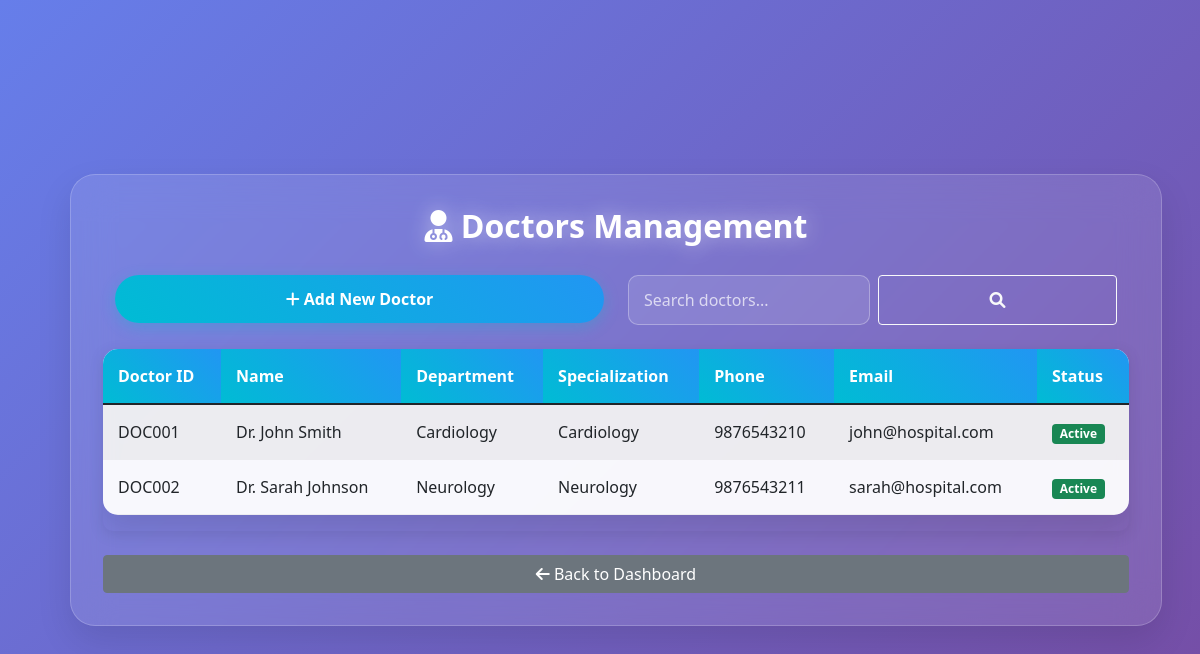
The app's page /doctors.php with its own data.
### tables this page shows
CREATE TABLE doctors (
    id INT AUTO_INCREMENT PRIMARY KEY,
    doc_id VARCHAR(20) UNIQUE NOT NULL,
    name VARCHAR(100) NOT NULL,
    email VARCHAR(100) UNIQUE NOT NULL,
    password VARCHAR(255) NOT NULL,
    phone VARCHAR(15) NOT NULL,
    department_id INT NOT NULL,
    specialization VARCHAR(100) NOT NULL,
    qualification VARCHAR(200) NOT NULL,
    experience INT NOT NULL,
    consultation_fee DECIMAL(10,2) NOT NULL,
    rating DECIMAL(2,1) DEFAULT 0.0,
    address TEXT,
    image VARCHAR(255),
    status ENUM('active', 'inactive') DEFAULT 'active',
    created_at TIMESTAMP DEFAULT CURRENT_TIMESTAMP,
    FOREIGN KEY (department_id) REFERENCES departments(id) ON DELETE CASCADE
);

CREATE TABLE departments (
    id INT AUTO_INCREMENT PRIMARY KEY,
    dept_id VARCHAR(20) UNIQUE NOT NULL,
    name VARCHAR(100) NOT NULL,
    description TEXT,
    head_of_department VARCHAR(100),
    created_at TIMESTAMP DEFAULT CURRENT_TIMESTAMP
);

### doctors.php (the view, shortened to what this page needs)
<?php
try {
    $pdo = getConnection();
    $search = isset($_GET['search']) ? $_GET['search'] : '';
    $query = "SELECT d.*, dept.name as department_name FROM doctors d
              LEFT JOIN departments dept ON d.department_id = dept.id
              WHERE d.name LIKE ? OR d.specialization LIKE ?
              ORDER BY d.name";
    $stmt = $pdo->prepare($query);
    $stmt->execute(["%$search%", "%$search%"]);
    $doctors = $stmt->fetchAll();
} catch(PDOException $e) {
    $doctors = [];
    $error = "Database error: " . $e->getMessage();
}
?>
<!DOCTYPE html>
<html lang="en">
<head>
    <link href="https://cdn.jsdelivr.net/npm/bootstrap@5.1.3/dist/css/bootstrap.min.css" rel="stylesheet">
    <link href="https://cdnjs.cloudflare.com/ajax/libs/font-awesome/6.0.0/css/all.min.css" rel="stylesheet">
    <link href="css/style.css" rel="stylesheet">
</head>
<body>
    <div class="auth-container">
        <div class="container">
            <div class="row justify-content-center">
                <div class="col-md-12">
                    <div class="auth-card glass">
                        <h2><i class="fas fa-user-md"></i> Doctors Management</h2>
                        <div class="row mb-4">
                            <div class="col-md-6">
                                <a href="add-doctor.php" class="btn btn-primary">
                                    <i class="fas fa-plus"></i> Add New Doctor
                                </a>
                            </div>
                            <div class="col-md-6">
                                <form method="GET" class="d-flex">
                                    <input type="text" class="form-control me-2" name="search" placeholder="Search doctors..." value="<?php echo htmlspecialchars($search); ?>">
                                    <button type="submit" class="btn btn-outline-light">
                                        <i class="fas fa-search"></i>
                                    </button>
                                </form>
                            </div>
                        </div>
                        <?php if (count($doctors) > 0): ?>
                        <div class="table-responsive">
                            <table class="table table-striped">
                                <thead>
                                    <tr>
                                        <th>Doctor ID</th>
                                        <th>Name</th>
                                        <th>Department</th>
                                        <th>Specialization</th>
                                        <th>Phone</th>
                                        <th>Email</th>
                                        <th>Status</th>
                                    </tr>
                                </thead>
                                <tbody>
                                    <?php foreach ($doctors as $doctor): ?>
                                    <tr>
                                        <td><?php echo htmlspecialchars($doctor['doc_id']); ?></td>
                                        <td><?php echo htmlspecialchars($doctor['name']); ?></td>
                                        <td><?php echo htmlspecialchars($doctor['department_name']); ?></td>
                                        <td><?php echo htmlspecialchars($doctor['specialization']); ?></td>
                                        <td><?php echo htmlspecialchars($doctor['phone']); ?></td>
                                        <td><?php echo htmlspecialchars($doctor['email']); ?></td>
                                        <td>
                                            <span class="badge bg-<?php echo $doctor['status'] === 'active' ? 'success' : 'secondary'; ?>">
                                                <?php echo ucfirst($doctor['status']); ?>
                                            </span>
                                        </td>
                                    </tr>
                                    <?php endforeach; ?>
                                </tbody>
                            </table>
                        </div>
                        <?php else: ?>
                        <div class="text-center text-white">
                            <p>No doctors found.</p>
                        </div>
                        <?php endif; ?>
                        <div class="text-center mt-4">
                            <a href="admin_dashboard.php" class="btn btn-secondary">
                                <i class="fas fa-arrow-left"></i> Back to Dashboard
                            </a>
                        </div>
                    </div>
                </div>
            </div>
        </div>
    </div>
</body>
</html>

### css/style.css (style rules this page uses)
* { margin: 0; padding: 0; box-sizing: border-box; }
body { font-family: 'Segoe UI', Tahoma, Geneva, Verdana, sans-serif; background: linear-gradient(135deg, #667eea 0%, #764ba2 100%); min-height: 100vh; color: #333; }
.glass { background: rgba(255, 255, 255, 0.1); backdrop-filter: blur(15px); border-radius: 20px; border: 1px solid rgba(255, 255, 255, 0.2); box-shadow: 0 8px 32px 0 rgba(31, 38, 135, 0.37); }
.btn-primary { background: linear-gradient(45deg, #00bcd4, #2196f3); border: none; border-radius: 25px; padding: 12px 30px; font-weight: 600; transition: all 0.3s ease; box-shadow: 0 4px 15px rgba(0, 188, 212, 0.3); }
.form-control { background: rgba(255, 255, 255, 0.1); border: 1px solid rgba(255, 255, 255, 0.3); border-radius: 10px; color: white; padding: 12px 15px; transition: all 0.3s ease; }
.form-control::placeholder { color: rgba(255, 255, 255, 0.7); }
.table { background: rgba(255, 255, 255, 0.95); border-radius: 15px; overflow: hidden; box-shadow: 0 10px 30px rgba(0, 0, 0, 0.1); }
.table thead th { background: linear-gradient(45deg, #00bcd4, #2196f3); color: white; border: none; padding: 15px; font-weight: 600; }
.table tbody td { padding: 15px; border-color: rgba(0, 0, 0, 0.05); vertical-align: middle; }
.auth-container { min-height: 100vh; display: flex; align-items: center; justify-content: center; padding: 20px; }
.auth-card { background: rgba(255, 255, 255, 0.1); backdrop-filter: blur(20px); border-radius: 25px; padding: 2rem; width: 100%; border: 1px solid rgba(255, 255, 255, 0.2); box-shadow: 0 15px 35px rgba(0, 0, 0, 0.1); margin: 1rem; }
.auth-card h2 { text-align: center; color: white; margin-bottom: 30px; font-weight: bold; text-shadow: 0 0 20px rgba(255, 255, 255, 0.5); }
@media (min-width: 992px) { .table { width: 100%; } }
* { box-sizing: border-box; }
.table-responsive { width: 100%; overflow-x: auto; }
.card, .btn, .form-control { width: 100%; max-width: 100%; }
.row { width: 100%; margin: 0; }
.table-responsive { -webkit-overflow-scrolling: touch; border-radius: 10px; box-shadow: 0 4px 15px rgba(0, 0, 0, 0.1); }
body, html { width: 100%; overflow-x: hidden; }
.auth-container { width: 100vw; min-height: 100vh; padding: 0; }
.table { table-layout: auto; width: 100%; }

### records on screen
doctors: doc "DOC001", name "Dr. John Smith", department.name "Cardiology", specialization "Cardiology", phone "9876543210", email "john@hospital.com", status "Active"
doctors: doc "DOC002", name "Dr. Sarah Johnson", department.name "Neurology", specialization "Neurology", phone "9876543211", email "sarah@hospital.com", status "Active"
